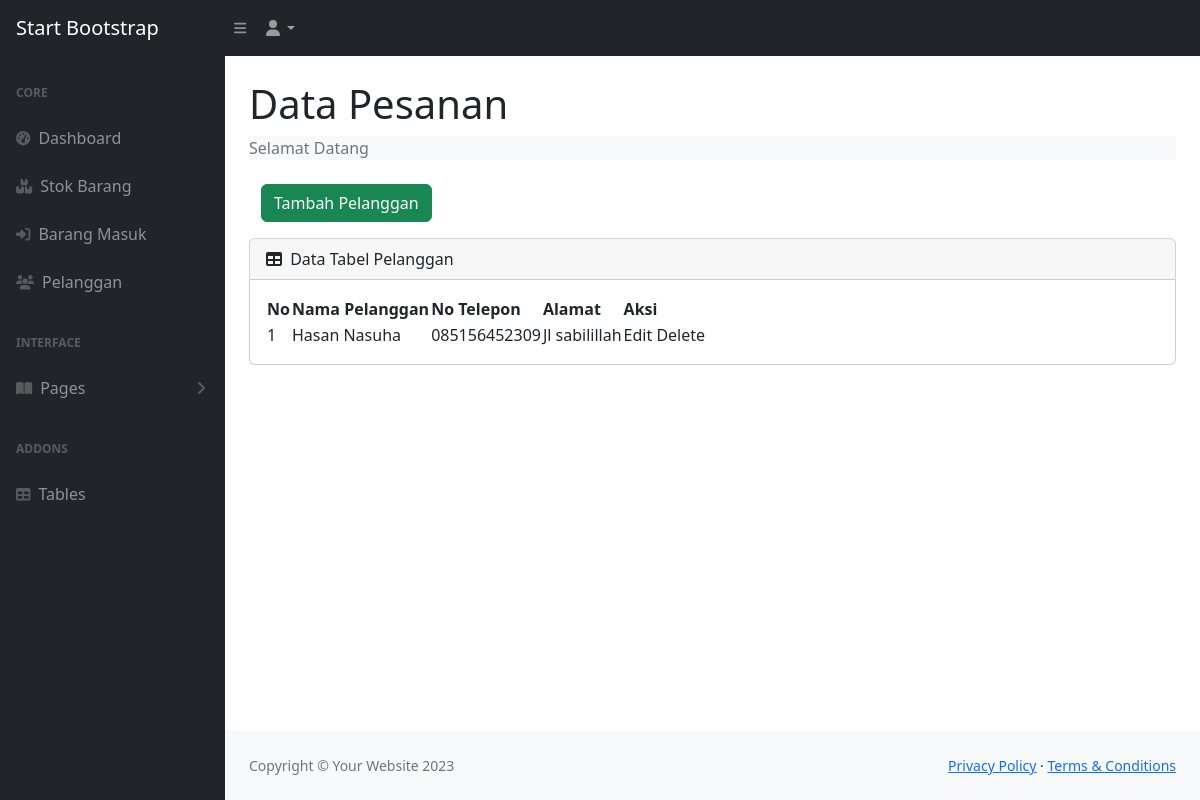
The page /pelanggan.php (signed in) on the database as committed earlier.
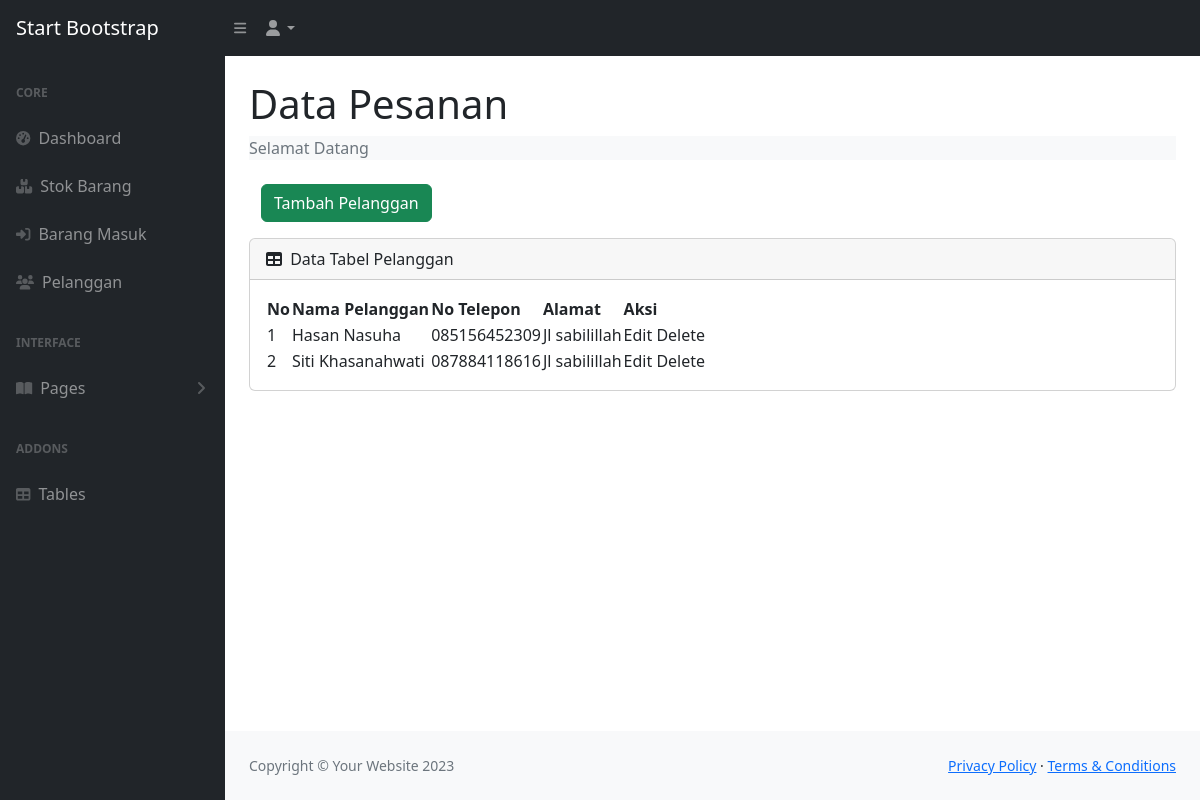
The same page on the database as committed later.
### tables this page shows
CREATE TABLE `pelanggan` (
  `idpelanggan` int(11) NOT NULL,
  `nama_pelanggan` varchar(50) NOT NULL,
  `no_telp` varchar(20) NOT NULL,
  `alamat` text NOT NULL
);

### pelanggan.php (the view, shortened to what the changed rows need)
<?php
  require 'logincek.php';
?>
<!DOCTYPE html>
<html lang="en">
  <head>
    <link
      href="https://cdn.jsdelivr.net/npm/simple-datatables@7.1.2/dist/style.min.css"
      rel="stylesheet"
    />
    <link href="css/index.css" rel="stylesheet" />
  </head>
  <body class="sb-nav-fixed">
    <div id="layoutSidenav">
      <div id="layoutSidenav_content">
        <main>
          <div class="container-fluid px-4">
            <h1 class="mt-4">Data Pesanan</h1>
            <div class="card mb-4">
              <div class="card-body">
                <table id="datatablesSimple">
                  <thead>
                    <tr>
                      <th>No</th>
                      <th>Nama Pelanggan</th>
                      <th>No Telepon</th>
                      <th>Alamat</th>
                      <th>Aksi</th>
                    </tr>
                  </thead>
                  <tbody>
                  <?php
                    $get = mysqli_query($con, 'SELECT * FROM pelanggan');
                    $i = 1;
                    while($p = mysqli_fetch_array($get)){
                    $namapelanggan = $p['nama_pelanggan'];
                    $no_telp = $p['no_telp'];
                    $alamat = $p['alamat'];
                  ?>
                    <tr>
                      <td><?=$i++;?></td>
                      <td><?=$namapelanggan;?></td>
                      <td><?=$no_telp;?></td>
                      <td><?=$alamat;?></td>
                      <td>Edit Delete</td>
                    </tr>
                  <?php
                    };
                  ?>
                </tbody>
                </table>
              </div>
            </div>
          </div>
        </main>
      </div>
    </div>
  </body>
</html>

Rows that differ between the two databases and show on the page:
added pelanggan: nama_pelanggan "Siti Khasanahwati", no_telp "087884118616", alamat "Jl sabilillah"
